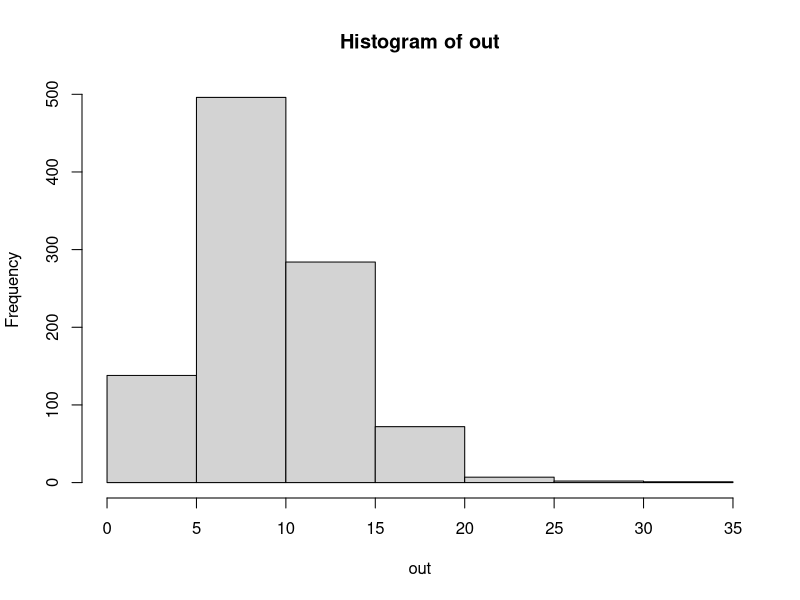
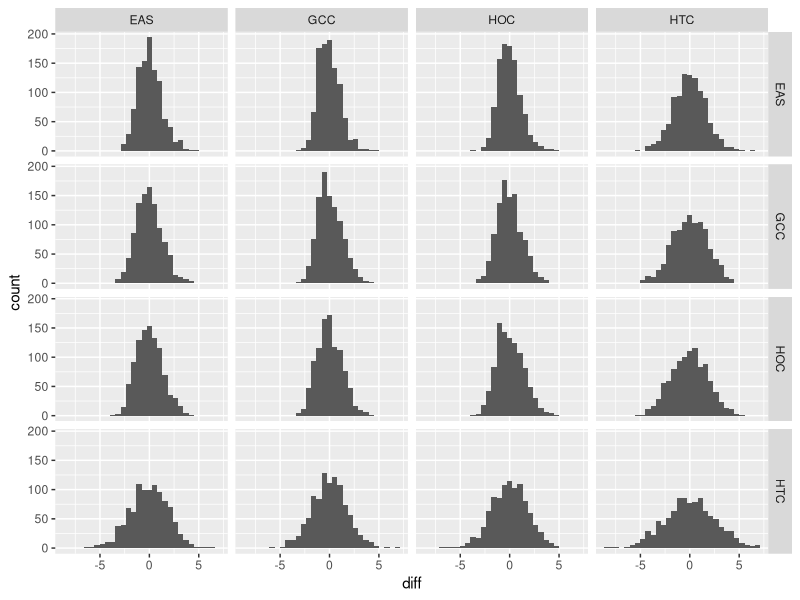
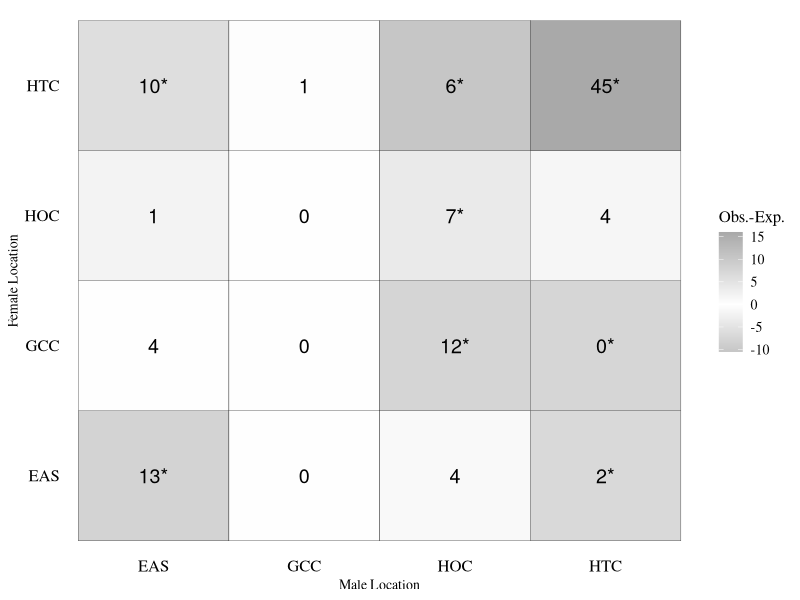

The R script that drew these images, in order:
#originally created on: October 18th, 2017
#by: Nick Sard

#ABOUT: This script was written to great a set of randomly assembled location matrices representing the number of offspring
#assigned to a given type of location mate pair. 

#loading necessary libraries
library(tidyverse)
library(gridExtra)
library(grid)

#setting working directory
setwd("~/Desktop/Cloned_repositories/HuntCreek/Randomization/")

#listing files
list.files("Input/")

#reading gts for adults and offspring
df <- read.table(file = "Input/Hunt_Creek_all_genotypes_all_loci.txt",header = T,sep = "\t",stringsAsFactors = F)
tmp <- read.table(file = "Input/obs.values.run.2.txt",header = T, sep = "\t",stringsAsFactors = F)
head(df)
tmp
#getting a feel for the data
table(df$type,df$Sex)
table(df$loc)

#making three letter Abbreviations for each locatin
df$loc[df$loc == "EB_AuSable"] <- "EAS"
df$loc[df$loc == "Gilchrist_Creek"] <- "GCC"
df$loc[df$loc == "Houghton_Creek"] <- "HOC"
df$loc[df$loc == "Hunt_Creek_Res"] <- "HTC"
df$loc[df$loc == "Hunt_Creek_TrP"] <- "HTC"
table(df$loc)

#separating offspring and parents from df
par <- df[df$loc != "Hunt_Creek_Off",]
off <- df[df$loc == "Hunt_Creek_Off",]

#I need to create 1000 pedigrees where I randomly assign an offspring to two locations, one for dads and one for Moms

#getting vector of dads and moms locations - Including adults without a sex assigned in each
moms <- par[par$Sex != "M",]
dads <- par[par$Sex != "F",]
loc.mom <- moms$loc
loc.dad <- dads$loc
locs <- unique(par$loc)
out <-  NULL
out1 <- NULL
for(i in 1:1000){
  off.ped <- off[,c(2,3)]
  off.ped$mom <- sample(x = loc.mom,size = nrow(off.ped),replace = T)
  off.ped$dad <- sample(x = loc.dad,size = nrow(off.ped),replace = T)
  off.ped$type <- NULL
  off.ped$mp <- paste0(off.ped$dad,off.ped$mom)
  head(off.ped)
  
  #getting houses of each type
  off.ped.counts <- as.data.frame(table(off.ped$mp),stringsAsFactors = F)
  off.ped.counts
  
  #making a table of all possible assignments
  assignments <- as.data.frame(expand.grid(locs,locs,stringsAsFactors = F))
  assignments$mate.pairs <- paste0(assignments$Var1,assignments$Var2)
  assignments
  
  #merging the two together
  assignments <- merge(x = assignments,y = off.ped.counts,by.x = "mate.pairs",by.y = "Var1",all.x = T)
  assignments$Freq[is.na(assignments$Freq)] <-  0
  assignments
  
  #calculate chi-squared values for assignments
  mat <- assignments %>% 
    select(-mate.pairs) %>% 
    spread(key = Var2,value = Freq)
  row.names(mat) <- mat$Var1
  mat$Var1 <- NULL
  mat
  x <- chisq.test(mat)

  #making chi-squared table for each run
  x1 <- (x$observed)
  x1 <- as.data.frame(x1)
  x1$Var2<- row.names(x1)
  x1 <- x1 %>%gather(key = Var1,value = Val,-Var2)
  names(x1)[3] <- "obs"
  x1
  x2 <- (x$expected)
  x2 <- as.data.frame(x2)
  x2$Var2<- row.names(x2)
  x2 <- x2 %>%gather(key = Var1,value = Val,-Var2)
  names(x2)[3] <- "exp"
  head(x2)
  x1$exp <- x2$exp
  x1$diff <- x1$obs-x1$exp 
  x1$chi <- x1$diff^2/x1$exp
  out1 <- rbind(out1,x1)
  #saving the total chi-squared value for each run
  x <- as.numeric(x$statistic)
  out <- c(out,x)

}

#histogram of chi-squared values
hist(out)

#histograms of chi-squared values by location
head(out1)

head(tmp)
tmp
tmp$mp <- paste0(tmp$Female,tmp$Male)
out1$mp <- paste0(out1$Var2,out1$Var1)
head(out1)
tiff(filename = "Output/expected_histograms_by_location.tiff",width = 14,height = 11,units = "in",res = 300)
ggplot(out1, aes(x=diff))+
  geom_histogram()+
  facet_grid(Var1~Var2)
dev.off()
#calculate p-values
out[out > 65.5]/length(out)
tmp$pvalue <- 0
i <- 2
i <- NULL
for(i in 1:nrow(tmp)){
  out2 <- out1$chi[out1$mp == tmp$mp[i]]
  if(length(out2[out2 > tmp$chi_sq[i]]) != 0){
    tmp$pvalue[i] <- length(out2[out2 > tmp$chi_sq[i]])/length(out2)
  }

}
tmp$pval2 <- p.adjust(p = tmp$pvalue,method = "BH")
tmp

tmp$sig <- ifelse(tmp$pval2 < 0.05, "*","")
tmp$obs2 <- paste0(tmp$Obs,tmp$sig)
tmp$sign <- ifelse(tmp$Diff > 0, "+", "-")
tmp$sign[tmp$sig != "*"] <- NA
tmp
#ggplot
tiff(filename = "Output/expected_with_diff_heatmap.tiff",width = 14,height = 11,units = "in",res = 300)
ggplot(tmp,aes(x = Male, y = Female, fill=Diff, label = obs2))+
  geom_bin2d(color = "black")+
  geom_text(size = 5)+
  scale_fill_gradient2(high = "dark grey", low = "dark grey",mid = "white",midpoint = 0)+
  theme_classic()+
  labs(x = "Male Location", y = "Female Location",fill = "Obs.-Exp.")+
  theme(text=element_text(size=10,  family="serif"),
        axis.line.x = element_blank(),
        axis.line.y = element_blank(),
        axis.ticks = element_blank(),
        axis.text.y = element_text(margin = margin(r = 0)),
        axis.text = element_text(size=12,colour = "black"),
        legend.title= element_text(size=12),
        legend.text = element_text(size =10))
dev.off()
